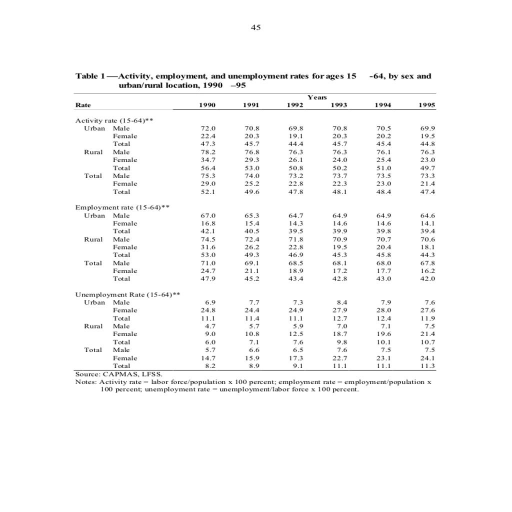
#> input picture Trial/10.1.1.1.2013_63.jpg, 1024 x 1024 px, given in place of 10.1.1.1.2000_4.bmp, which was not available (shown at 1/2 size)
$ jupyter execute --allow-errors EDA-v1.ipynb   (shell and % lines are left out)   (text cells are left out)
#> lines starting #> are read from the running program, lines starting #| are printed output that depends on the picture; pictures that were not available may be replaced by others from this repository, and a replacement may not be noted
[cell 1]
#import libraries

import os
import math
import cv2
import struct
import glob
from tqdm import tqdm
from PIL import Image
import pandas as pd
import numpy as np
import matplotlib.pyplot as plt
import matplotlib.image as mpimg
import seaborn as sns
import xml.etree.ElementTree as ET

[cell 2]
#Data paths

ORIG_DATA_PATH = "./marmot/marmot_dataset_v1.0/data/English"
POSITIVE_DATA_LBL = os.path.join(ORIG_DATA_PATH, 'Positive','Labeled')
# DATA_PATH = 'Marmot_data'
DATA_PATH = './marmot/Marmot_data'
PROCESSED_DATA = 'marmot_processed'
IMAGE_PATH = os.path.join(PROCESSED_DATA, 'image')
TABLE_MASK_PATH = os.path.join(PROCESSED_DATA, 'table_mask')
COL_MASK_PATH = os.path.join(PROCESSED_DATA, 'col_mask')
COL_MASK_PATH_NEW = os.path.join(PROCESSED_DATA, 'col_mask_new')

[cell 3]
#utility functions

# Extract Image coordinate from Marmot dataset
# https://stackoverflow.com/a/58521586

def get_table_bbox(table_xml_path,  new_image_shape):

    """
    - Extract Table Coordinates from xml
    - Scale them w.r.t to new image shape

    Input:
        table_xml_path: str - xml path
        new_image_shape: tuple - (new_h, new_w)

    Output:
        table_bboxes: List
    """

    tree = ET.parse(table_xml_path)
    root = tree.getroot()

    px0, py1, px1, py0 = list(map(lambda x: struct.unpack('!d', bytes.fromhex(x))[0], root.get("CropBox").split()))
    pw = abs(px1 - px0)
    ph = abs(py1 - py0)

    table_bboxes = []

    for table in root.findall(".//Composite[@Label='TableBody']"):
        x0p, y0m, x1p,y1m  = list(map(lambda x: struct.unpack('!d', bytes.fromhex(x))[0], table.get("BBox").split()))
        x0 = round(new_image_shape[1]*(x0p - px0)/pw)
        x1 = round(new_image_shape[1]*(x1p - px0)/pw)
        y0 = round(new_image_shape[0]*(py1 - y0m)/ph)
        y1 = round(new_image_shape[0]*(py1 - y1m)/ph)

        table_bboxes.append([x0,y0, x1,y1])
    return table_bboxes


def get_col_bbox(column_xml_path, prev_img_shape, new_image_shape, table_bboxes):

    """
    - Extract Column Coordinates from xml
    - Scale them w.r.t to new image shape and prev image shape
    - If there are no table_bboxes present , approximate them using column bbox

    Input:
        table_xml_path: str - xml path
        prev_img_shape: tuple - (new_h, new_w)
        new_image_shape: tuple - (new_h, new_w)
        table_bboxes: List - list of table bbox coordinates

    Output:
        table_bboxes: List
    """

    tree = ET.parse(column_xml_path)
    root = tree.getroot()
    xmins = [round(int(coord.text) * new_image_shape[1] / prev_img_shape[1]) for coord in root.findall("./object/bndbox/xmin")]
    xmaxs = [round(int(coord.text) * new_image_shape[1] / prev_img_shape[1]) for coord in root.findall("./object/bndbox/xmax")]
    ymins = [round(int(coord.text) * new_image_shape[0] / prev_img_shape[0]) for coord in root.findall("./object/bndbox/ymin")]
    ymaxs = [round(int(coord.text) * new_image_shape[0] / prev_img_shape[0]) for coord in root.findall("./object/bndbox/ymax")]

    col_bbox = []
    for x_min, y_min, x_max, y_max in zip(xmins,ymins,xmaxs,ymaxs):
        bbox = [x_min, y_min, x_max, y_max]
        col_bbox.append(bbox)

    #fix 1: if no table coord but have column coord
    if len(table_bboxes) == 0:
        thresh = 3
        x_min = min([x[0] for x in col_bbox]) - thresh
        y_min = min([x[1] for x in col_bbox]) - thresh
        x_max = max([x[2] for x in col_bbox]) + thresh
        y_max = max([x[3] for x in col_bbox]) + thresh

        table_bboxes = [[x_min, y_min, x_max, y_max]]

    return col_bbox, table_bboxes

def create_mask(new_h, new_w, bboxes = None):

    """
    - create a mask based on new_h, new_w and bounding boxes

    Input:
        new_h: int - height of the mask
        new_w: int - width of the mask
        bboxes: List - bounding box coordinates

    Output:
        mask: Image
    """

    mask = np.zeros((new_h, new_w), dtype=np.int32)

    if bboxes is None or len(bboxes)==0:
         return Image.fromarray(mask)

    for box in bboxes:
        mask[box[1]:box[3], box[0]:box[2]] = 255

    return Image.fromarray(mask)

[cell 4]
pos_data = glob.glob('./marmot/marmot_dataset_v1.0/data/English/Positive/Raw' + '/*.bmp')
neg_data = glob.glob('./marmot/marmot_dataset_v1.0/data/English/Negative/Raw' + '/*.bmp')

[cell 5]
pos_data

[cell 6]
fig = plt.figure(figsize = (10, 5))

x = ['Neg Samples', 'Pos Samples']
y = [len(neg_data), len(pos_data)]
plt.bar(x, y,width = 0.4)
plt.title('Distribution of Positive and Negative Samples')
plt.show()
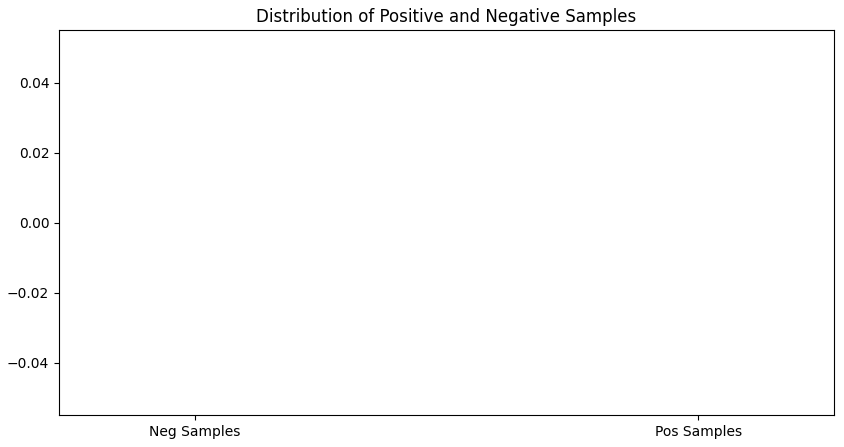
#> figure drawn by matplotlib, 1 panel

[cell 7]
new_h, new_w = 1024, 1024

[cell 8]
#Negative example - 1

img_path = './marmot/marmot_dataset_v1.0/data/English\\Negative\\Raw\\10.1.1.1.2000_4.bmp'
image = Image.open(img_path)
#> image is the input picture: PIL image 1024x1024 RGB; min 0, max 255, mean 249.5

#resize image 1024, 1024
image = image.resize((new_h, new_w))

table_mask = create_mask(new_h, new_w)
#> table_mask: PIL image 1024x1024 I; every value is 0
col_mask = create_mask(new_h, new_w)


f, ax = plt.subplots(1,3, figsize = (20,15))

ax[0].imshow(np.array(image))
ax[0].set_title('Original Image')
ax[1].imshow(table_mask)
ax[1].set_title('Table Mask')
ax[2].imshow(col_mask)
ax[2].set_title('Column Mask')
plt.show()
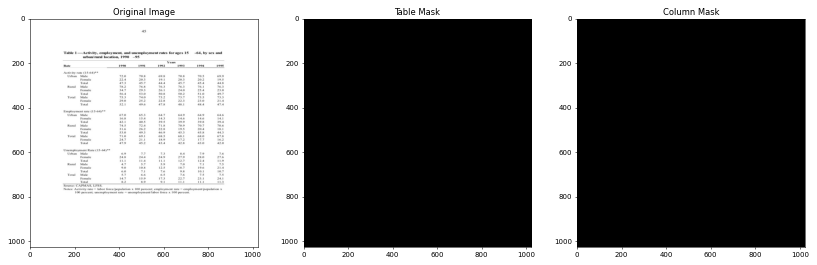
#> figure drawn by matplotlib, 3 panels

[cell 9]
#Negative example - 2

img_path = './marmot/marmot_dataset_v1.0/data/English\\Negative\\Raw\\10.1.1.1.2016_12.bmp'
image = Image.open(img_path)
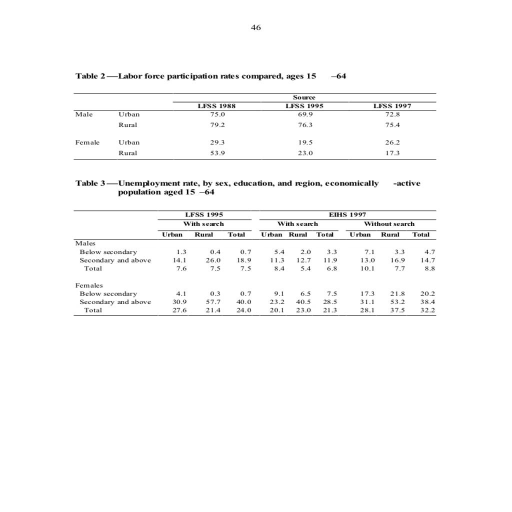
#> input picture Trial/10.1.1.1.2013_64.jpg, 1024 x 1024 px, given in place of 10.1.1.1.2016_12.bmp, which was not available (shown at 1/2 size)
#> image is the input picture: PIL image 1024x1024 RGB; min 0, max 255, mean 250.1

#resize imageto std 1024, 1024
image = image.resize((new_h, new_w))

table_mask = create_mask(new_h, new_w)
col_mask = create_mask(new_h, new_w)


f, ax = plt.subplots(1,3, figsize = (20,15))

ax[0].imshow(np.array(image))
ax[0].set_title('Original Image')
ax[1].imshow(table_mask)
ax[1].set_title('Table Mask')
ax[2].imshow(col_mask)
ax[2].set_title('Column Mask')
plt.show()
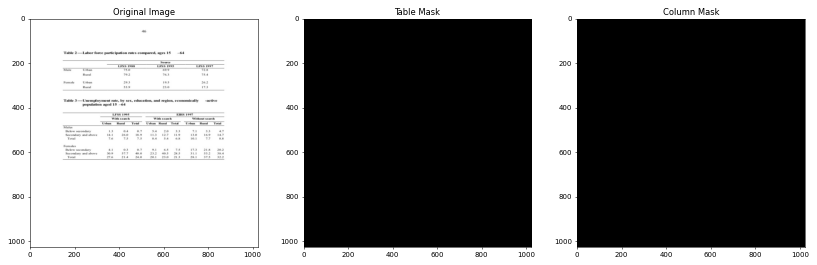
#> figure drawn by matplotlib, 3 panels

[cell 10]
#positive example

img_path = './marmot/marmot_dataset_v1.0/data/English/Positive/Raw/10.1.1.1.2006_3.bmp'
table_xml_path = './marmot/marmot_dataset_v1.0/data/English/Positive/Labeled/10.1.1.1.2006_3.xml'
column_xml_path = './marmot/Marmot_data/10.1.1.1.2006_3.xml'

[cell 11]
#load image
image = Image.open(img_path)
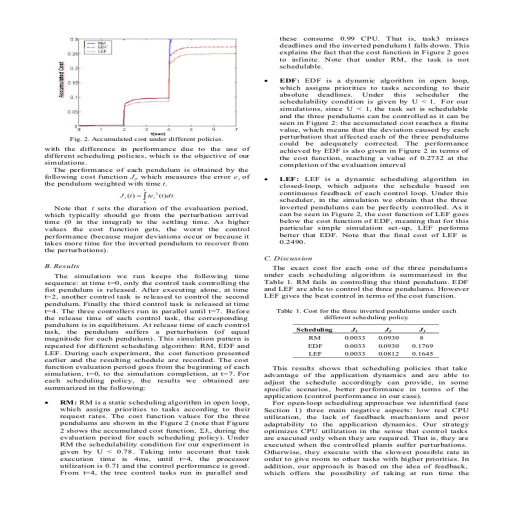
#> input picture Trial/10.1.1.1.2006_3.jpg, 1024 x 1024 px, given in place of 10.1.1.1.2006_3.bmp, which was not available (shown at 1/2 size)
#> image is the input picture: PIL image 1024x1024 RGB; mean R, G, B 237.9, 237.8, 237.8

#resize imageto std 1024, 1024
w, h = image.size
#> w = 1024; h = 1024
image = image.resize((new_h, new_w))

#convert to 3 channel image if 1 channel
if image.mode != 'RGB':
    image = image.convert("RGB")

#scaled versions of bbox coordinates of table
#> (the rest of this cell did not finish here and is left out)


#scaled versions of bbox coordinates of columns
col_bboxes, table_bboxes = get_col_bbox(column_xml_path, (h,w), (new_h, new_w), table_bboxes)

#> (a cell that did not finish here is left out)

#> (a cell that did not finish here is left out)

[cell 14]
plt.figure(figsize = (20,10))

image_temp = np.array(image).copy()
#> (the rest of this cell did not finish here and is left out)

#> (a cell that did not finish here is left out)

[cell 16]
f, ax = plt.subplots(1,3, figsize = (20,15))

ax[0].imshow(np.array(image_temp))
ax[0].set_title('Original Image')
ax[1].imshow(table_mask)
ax[1].set_title('Table Mask')
ax[2].imshow(col_mask)
ax[2].set_title('Column Mask')
plt.show()
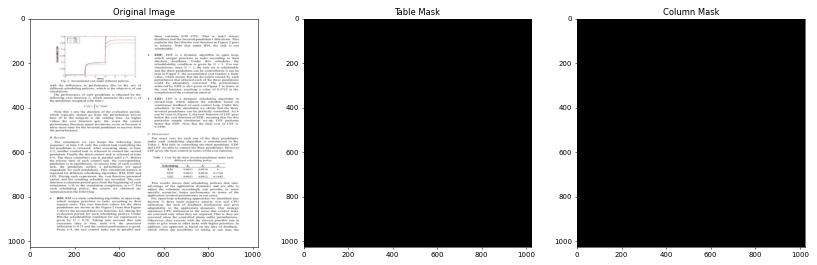
#> figure drawn by matplotlib, 3 panels

[cell 17]
#positive example -2

img_path = './marmot/marmot_dataset_v1.0/data/English/Positive/Raw/10.1.1.8.2182_6.bmp'
table_xml_path = './marmot/marmot_dataset_v1.0/data/English/Positive/Labeled/10.1.1.8.2182_6.xml'
column_xml_path = './marmot/Marmot_data/10.1.1.8.2182_6.xml'

[cell 18]
#load image
image = Image.open(img_path)

#resize imageto std 1024, 1024
w, h = image.size
image = image.resize((new_h, new_w))

#convert to 3 channel image if 1 channel
if image.mode != 'RGB':
    image = image.convert("RGB")

#scaled versions of bbox coordinates of table
#> (the rest of this cell did not finish here and is left out)


#> (a cell that did not finish here is left out)

[cell 20]
plt.figure(figsize = (20,10))
plt.imshow(np.array(image))
plt.show()

#> (a cell that did not finish here is left out)

[cell 22]
plt.figure(figsize = (20,10))

image_temp = np.array(image).copy()
#> (the rest of this cell did not finish here and is left out)

#> (a cell that did not finish here is left out)

[cell 24]
f, ax = plt.subplots(1,3, figsize = (20,15))

ax[0].imshow(np.array(image_temp))
ax[0].set_title('Original Image')
ax[1].imshow(table_mask)
ax[1].set_title('Table Mask')
ax[2].imshow(col_mask)
ax[2].set_title('Column Mask')
plt.show()

[cell 25]
#make directories to save data

os.makedirs(PROCESSED_DATA, exist_ok = True)
os.makedirs(IMAGE_PATH, exist_ok = True)
os.makedirs(TABLE_MASK_PATH, exist_ok = True)
os.makedirs(COL_MASK_PATH, exist_ok = True)

[cell 26]
new_h, new_w = 1024, 1024

[cell 27]
processed_data = []

for i, data in enumerate([pos_data, neg_data]):
# for i, data in enumerate([pos_data]):

    for j, img_path in tqdm(enumerate(data)):

        image_name = os.path.basename(img_path)
        image = Image.open(img_path)
        w, h = image.size

        #convert to RGB image
        image = image.resize((new_h, new_w))
        if image.mode != 'RGB':
            image = image.convert("RGB")
        table_bboxes, col_bboxes = [], []

        if i == 0:
        # if i == 0:

            #get xml filename
            xml_file = image_name.replace('bmp', 'xml')
            table_xml_path = os.path.join(POSITIVE_DATA_LBL, xml_file)
            column_xml_path = os.path.join(DATA_PATH,xml_file)

            #get table boxes
            table_bboxes = get_table_bbox(table_xml_path, (new_h, new_w))
            # print("column Path: ", column_xml_path)
            # print("Table Path: ", table_xml_path)
            #get column boxes , if table boxes are empty, approximate them using column boxes
            if os.path.exists(column_xml_path):
                col_bboxes, table_bboxes = get_col_bbox(column_xml_path, (h,w), (new_h, new_w), table_bboxes)
                # print("col_bboxes: ", col_bboxes)
            else:
                # print("In else")
                col_bboxes = []

        #generate masks
        table_mask = create_mask(new_h, new_w, table_bboxes)
        # col_mask = create_mask(new_h, new_w, [[110, 202, 220, 344], [271, 202, 291, 343], [305, 201, 419, 344]])
        col_mask = create_mask(new_h, new_w, col_bboxes)
        # [8 lines of commented-out code are left out]
        if col_mask.mode != 'RGB':
            col_mask = col_mask.convert('RGB')
        if table_mask.mode != 'RGB':
            table_mask = table_mask.convert('RGB')
        save_image_path = os.path.join(IMAGE_PATH, image_name.replace('bmp', 'jpg'))
        save_table_mask_path = os.path.join(TABLE_MASK_PATH, image_name[:-4] + '_table_mask.png')
        save_col_mask_path = os.path.join(COL_MASK_PATH, image_name[:-4] + '_col_mask.png')
        # save_image_path = os.path.join("./Trail", image_name.replace('bmp', 'jpg'))
        # save_table_mask_path = os.path.join("./Trail", image_name[:-4] + '_table_mask.png')
        # save_col_mask_path = os.path.join("./Trail", image_name[:-4] + '_col_mask.png')

        image.save(save_image_path)
        table_mask.save(save_table_mask_path)
        col_mask.save(save_col_mask_path)

        #add data to dataframe
        len_table = len(table_bboxes)
        len_cols = len(col_bboxes)

        value = (save_image_path, save_table_mask_path, save_col_mask_path, h, w, int(len_table != 0), \
                 len_table, len_cols, table_bboxes, col_bboxes)

        processed_data.append(value)

        # [4 lines of commented-out code are left out]

[cell 28]
column_name = ['img_path','table_mask','col_mask','original_height','original_width','hasTable','table_count','col_count','table_bboxes','col_bboxes']
processed_data = pd.DataFrame(processed_data, columns=column_name)

[cell 29]
processed_data.to_csv("processed_data.csv", index = False)

[cell 30]
processed_data.head()

[cell 31]
processed_data = pd.read_csv('processed_data.csv')

[cell 32]
processed_data.head()

[cell 33]
processed_data['hasTable'].value_counts().tolist()

[cell 34]
fig = plt.figure(figsize = (10, 5))

x = ['Neg Samples', 'Pos Samples']
data = processed_data['hasTable'].value_counts().tolist()
#> (the rest of this cell did not finish here and is left out)

[cell 35]
processed_data[(processed_data['table_count']==0)]

[cell 36]
processed_data[(processed_data['hasTable']==1) & (processed_data['col_count']==0)]

[cell 37]
plt.figure(figsize = (20,10))
image = plt.imread('marmot_processed/image/10.1.1.1.2010_5.jpg')
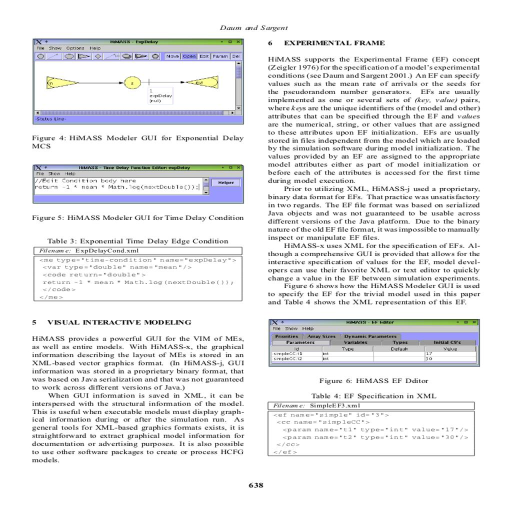
#> input picture Trial/10.1.1.1.2010_5.jpg, 1024 x 1024 px, found by its file name (shown at 1/2 size)
#> image is the input picture: shape (1024, 1024, 3); mean R, G, B 233.6, 234.1, 235.5
plt.imshow(image)
plt.title('Table with No columns')
plt.show()
